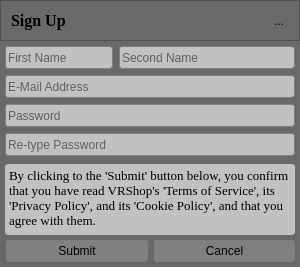
<?xml version="1.0" encoding="UTF-8"?>
<ui version="4.0">
 <class>SignUp</class>
 <widget class="QDialog" name="SignUp">
  <property name="windowModality">
   <enum>Qt::ApplicationModal</enum>
  </property>
  <property name="geometry">
   <rect>
    <x>0</x>
    <y>0</y>
    <width>300</width>
    <height>267</height>
   </rect>
  </property>
  <property name="sizePolicy">
   <sizepolicy hsizetype="Fixed" vsizetype="Fixed">
    <horstretch>0</horstretch>
    <verstretch>0</verstretch>
   </sizepolicy>
  </property>
  <property name="minimumSize">
   <size>
    <width>0</width>
    <height>0</height>
   </size>
  </property>
  <property name="maximumSize">
   <size>
    <width>300</width>
    <height>450</height>
   </size>
  </property>
  <property name="windowTitle">
   <string>Dialog</string>
  </property>
  <property name="styleSheet">
   <string notr="true">QWidget {
	background-color: rgb(191,193,194);
	border-color: black;
}

/*	Push button*/
QPushButton {
	min-height: 20px;
	border: 1px solid gray;
	border-radius: 3px;
	background-color: lightgray;
	selection-background-color: gray;
}

QPushButton:hover {
	background-color: gray;
	border-radius: 3px;
}


/*Tool button*/
QToolButton {
	max-width: 20px;
	max-height: 20px;
	border: 0px solid gray;
}

/*Line edit*/
QLineEdit {
    border: 1px solid gray;
	height: 21px;
	border-radius: 3px;
	background-color: rgb(191,193,194);
    selection-background-color: darkgray;
}
</string>
  </property>
  <layout class="QVBoxLayout" name="verticalLayout">
   <property name="spacing">
    <number>0</number>
   </property>
   <property name="leftMargin">
    <number>0</number>
   </property>
   <property name="topMargin">
    <number>0</number>
   </property>
   <property name="rightMargin">
    <number>0</number>
   </property>
   <property name="bottomMargin">
    <number>0</number>
   </property>
   <item>
    <widget class="QFrame" name="m_pFrameTitle">
     <property name="sizePolicy">
      <sizepolicy hsizetype="Expanding" vsizetype="Fixed">
       <horstretch>0</horstretch>
       <verstretch>0</verstretch>
      </sizepolicy>
     </property>
     <property name="minimumSize">
      <size>
       <width>290</width>
       <height>40</height>
      </size>
     </property>
     <property name="styleSheet">
      <string notr="true">background-color:rgb(105,105,105)</string>
     </property>
     <property name="frameShape">
      <enum>QFrame::StyledPanel</enum>
     </property>
     <property name="frameShadow">
      <enum>QFrame::Raised</enum>
     </property>
     <layout class="QHBoxLayout" name="horizontalLayout">
      <property name="leftMargin">
       <number>10</number>
      </property>
      <property name="topMargin">
       <number>10</number>
      </property>
      <property name="rightMargin">
       <number>10</number>
      </property>
      <property name="bottomMargin">
       <number>10</number>
      </property>
      <item>
       <widget class="QLabel" name="m_pLabelTitle">
        <property name="font">
         <font>
          <family>Times New Roman</family>
          <pointsize>12</pointsize>
          <weight>75</weight>
          <bold>true</bold>
         </font>
        </property>
        <property name="text">
         <string>Sign Up</string>
        </property>
       </widget>
      </item>
      <item>
       <widget class="QToolButton" name="m_pToolButtonClose">
        <property name="minimumSize">
         <size>
          <width>16</width>
          <height>16</height>
         </size>
        </property>
        <property name="maximumSize">
         <size>
          <width>20</width>
          <height>20</height>
         </size>
        </property>
        <property name="layoutDirection">
         <enum>Qt::RightToLeft</enum>
        </property>
        <property name="text">
         <string>...</string>
        </property>
        <property name="icon">
         <iconset>
          <normaloff>../../../../Resources/Icons/close-icon.png</normaloff>../../../../Resources/Icons/close-icon.png</iconset>
        </property>
       </widget>
      </item>
     </layout>
    </widget>
   </item>
   <item>
    <widget class="QFrame" name="m_pVerticalFrameListWidgets">
     <property name="styleSheet">
      <string notr="true">background-color:rgb(105,105,105)</string>
     </property>
     <layout class="QVBoxLayout" name="verticalLayout_2">
      <property name="leftMargin">
       <number>5</number>
      </property>
      <property name="topMargin">
       <number>5</number>
      </property>
      <property name="rightMargin">
       <number>5</number>
      </property>
      <property name="bottomMargin">
       <number>5</number>
      </property>
      <item>
       <layout class="QFormLayout" name="formLayout">
        <property name="fieldGrowthPolicy">
         <enum>QFormLayout::AllNonFixedFieldsGrow</enum>
        </property>
        <property name="bottomMargin">
         <number>0</number>
        </property>
        <item row="0" column="0">
         <widget class="QLineEdit" name="m_pLineEditFirstName">
          <property name="styleSheet">
           <string notr="true">QLineEdit{
	background-color: rgb(191,193,194);
	border-radius: 3px;
}
</string>
          </property>
          <property name="placeholderText">
           <string>First Name</string>
          </property>
         </widget>
        </item>
        <item row="0" column="1">
         <widget class="QLineEdit" name="m_pLineEditLastName">
          <property name="styleSheet">
           <string notr="true">QLineEdit{
	background-color: rgb(191,193,194);
	border-radius: 3px;
}
</string>
          </property>
          <property name="placeholderText">
           <string>Second Name</string>
          </property>
         </widget>
        </item>
        <item row="1" column="0" colspan="2">
         <widget class="QLineEdit" name="m_pLineEditEMail">
          <property name="styleSheet">
           <string notr="true">QLineEdit{
	background-color: rgb(191,193,194);
	border-radius: 3px;
}
</string>
          </property>
          <property name="placeholderText">
           <string>E-Mail Address</string>
          </property>
         </widget>
        </item>
        <item row="2" column="0" colspan="2">
         <widget class="QLineEdit" name="m_pLineEditPassword">
          <property name="styleSheet">
           <string notr="true">QLineEdit{
	background-color: rgb(191,193,194);
	border-radius: 3px;
}
</string>
          </property>
          <property name="echoMode">
           <enum>QLineEdit::Password</enum>
          </property>
          <property name="placeholderText">
           <string>Password</string>
          </property>
         </widget>
        </item>
        <item row="3" column="0" colspan="2">
         <widget class="QLineEdit" name="m_pLineEditRetypePassword">
          <property name="styleSheet">
           <string notr="true">QLineEdit{
	background-color: rgb(191,193,194);
	border-radius: 3px;
}
</string>
          </property>
          <property name="echoMode">
           <enum>QLineEdit::Password</enum>
          </property>
          <property name="placeholderText">
           <string>Re-type Password</string>
          </property>
         </widget>
        </item>
       </layout>
      </item>
      <item>
       <widget class="QPlainTextEdit" name="plainTextEdit">
        <property name="sizePolicy">
         <sizepolicy hsizetype="Expanding" vsizetype="Fixed">
          <horstretch>0</horstretch>
          <verstretch>0</verstretch>
         </sizepolicy>
        </property>
        <property name="maximumSize">
         <size>
          <width>16777215</width>
          <height>71</height>
         </size>
        </property>
        <property name="font">
         <font>
          <family>Times New Roman</family>
          <pointsize>10</pointsize>
         </font>
        </property>
        <property name="styleSheet">
         <string notr="true">QPlainTextEdit{
	background-color: rgb(191,193,194);
	border-radius: 3px;
}
</string>
        </property>
        <property name="verticalScrollBarPolicy">
         <enum>Qt::ScrollBarAlwaysOff</enum>
        </property>
        <property name="horizontalScrollBarPolicy">
         <enum>Qt::ScrollBarAlwaysOff</enum>
        </property>
        <property name="readOnly">
         <bool>true</bool>
        </property>
        <property name="plainText">
         <string>By clicking to the 'Submit' button below, you confirm that you have read VRShop's 'Terms of Service', its 'Privacy Policy', and its 'Cookie Policy', and that you agree with them.</string>
        </property>
        <property name="textInteractionFlags">
         <set>Qt::NoTextInteraction</set>
        </property>
        <property name="centerOnScroll">
         <bool>false</bool>
        </property>
       </widget>
      </item>
     </layout>
    </widget>
   </item>
   <item>
    <widget class="QFrame" name="m_pFrameButtonBox">
     <property name="sizePolicy">
      <sizepolicy hsizetype="Preferred" vsizetype="Fixed">
       <horstretch>0</horstretch>
       <verstretch>0</verstretch>
      </sizepolicy>
     </property>
     <property name="styleSheet">
      <string notr="true">background-color:rgb(105,105,105);</string>
     </property>
     <layout class="QHBoxLayout" name="horizontalLayout_2">
      <property name="spacing">
       <number>6</number>
      </property>
      <property name="leftMargin">
       <number>6</number>
      </property>
      <property name="topMargin">
       <number>0</number>
      </property>
      <property name="rightMargin">
       <number>5</number>
      </property>
      <property name="bottomMargin">
       <number>5</number>
      </property>
      <item>
       <widget class="QPushButton" name="m_pPushButtonSubmit">
        <property name="styleSheet">
         <string notr="true">QPushButton {
	min-height: 20px;
	border: 1px solid gray;
	border-radius: 3px;
	background-color: gray;
	selection-background-color: rgb(191,193,194);
}

QPushButton:hover {
	background-color:rgb(105,105,105);
	border-radius: 3px;
	color:white;
}</string>
        </property>
        <property name="text">
         <string>Submit</string>
        </property>
       </widget>
      </item>
      <item>
       <widget class="QPushButton" name="m_pPushButtonCancel">
        <property name="styleSheet">
         <string notr="true">QPushButton {
	min-height: 20px;
	border: 1px solid gray;
	border-radius: 3px;
	background-color: gray;
	selection-background-color: rgb(191,193,194);
}

QPushButton:hover {
	background-color:rgb(105,105,105);
	border-radius: 3px;
	color:white;
}</string>
        </property>
        <property name="text">
         <string>Cancel</string>
        </property>
        <property name="flat">
         <bool>true</bool>
        </property>
       </widget>
      </item>
     </layout>
    </widget>
   </item>
  </layout>
 </widget>
 <resources/>
 <connections/>
</ui>
